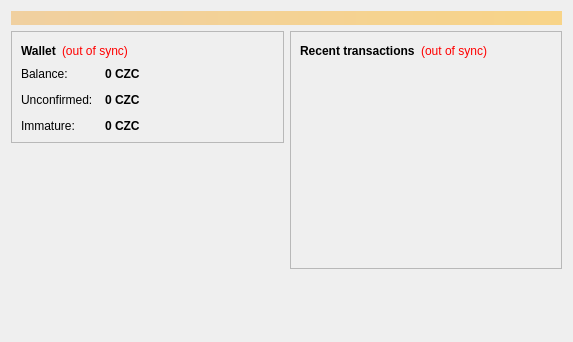
<?xml version="1.0" encoding="UTF-8"?>
<ui version="4.0">
 <class>OverviewPage</class>
 <widget class="QWidget" name="OverviewPage">
  <property name="geometry">
   <rect>
    <x>0</x>
    <y>0</y>
    <width>573</width>
    <height>342</height>
   </rect>
  </property>
  <property name="windowTitle">
   <string>Form</string>
  </property>
  <layout class="QVBoxLayout" name="topLayout">
   <item>
    <widget class="QLabel" name="labelAlerts">
     <property name="visible">
      <bool>false</bool>
     </property>
     <property name="styleSheet">
      <string notr="true">background-color: qlineargradient(x1: 0, y1: 0, x2: 1, y2: 0, stop:0 #F0D0A0, stop:1 #F8D488); color:#000000;</string>
     </property>
     <property name="wordWrap">
      <bool>true</bool>
     </property>
     <property name="margin">
      <number>3</number>
     </property>
    </widget>
   </item>
   <item>
    <layout class="QHBoxLayout" name="horizontalLayout" stretch="1,1">
     <item>
      <layout class="QVBoxLayout" name="verticalLayout_2">
       <item>
        <widget class="QFrame" name="frame">
         <property name="frameShape">
          <enum>QFrame::StyledPanel</enum>
         </property>
         <property name="frameShadow">
          <enum>QFrame::Raised</enum>
         </property>
         <layout class="QVBoxLayout" name="verticalLayout_4">
          <item>
           <layout class="QHBoxLayout" name="horizontalLayout_4">
            <item>
             <widget class="QLabel" name="label_5">
              <property name="font">
               <font>
                <weight>75</weight>
                <bold>true</bold>
               </font>
              </property>
              <property name="text">
               <string>Wallet</string>
              </property>
             </widget>
            </item>
            <item>
             <widget class="QLabel" name="labelWalletStatus">
              <property name="toolTip">
               <string>The displayed information may be out of date. Your wallet automatically synchronizes with the Chavezcoin network after a connection is established, but this process has not completed yet.</string>
              </property>
              <property name="styleSheet">
               <string notr="true">QLabel { color: red; }</string>
              </property>
              <property name="text">
               <string notr="true">(out of sync)</string>
              </property>
              <property name="alignment">
               <set>Qt::AlignLeading|Qt::AlignLeft|Qt::AlignVCenter</set>
              </property>
             </widget>
            </item>
            <item>
             <spacer name="horizontalSpacer_2">
              <property name="orientation">
               <enum>Qt::Horizontal</enum>
              </property>
              <property name="sizeHint" stdset="0">
               <size>
                <width>40</width>
                <height>20</height>
               </size>
              </property>
             </spacer>
            </item>
           </layout>
          </item>
          <item>
           <layout class="QFormLayout" name="formLayout_2">
            <property name="fieldGrowthPolicy">
             <enum>QFormLayout::AllNonFixedFieldsGrow</enum>
            </property>
            <property name="horizontalSpacing">
             <number>12</number>
            </property>
            <property name="verticalSpacing">
             <number>12</number>
            </property>
            <item row="0" column="0">
             <widget class="QLabel" name="label">
              <property name="text">
               <string>Balance:</string>
              </property>
             </widget>
            </item>
            <item row="0" column="1">
             <widget class="QLabel" name="labelBalance">
              <property name="font">
               <font>
                <weight>75</weight>
                <bold>true</bold>
               </font>
              </property>
              <property name="cursor">
               <cursorShape>IBeamCursor</cursorShape>
              </property>
              <property name="toolTip">
               <string>Your current balance</string>
              </property>
              <property name="text">
               <string notr="true">0 CZC</string>
              </property>
              <property name="textInteractionFlags">
               <set>Qt::LinksAccessibleByMouse|Qt::TextSelectableByKeyboard|Qt::TextSelectableByMouse</set>
              </property>
             </widget>
            </item>
            <item row="1" column="0">
             <widget class="QLabel" name="label_3">
              <property name="text">
               <string>Unconfirmed:</string>
              </property>
             </widget>
            </item>
            <item row="1" column="1">
             <widget class="QLabel" name="labelUnconfirmed">
              <property name="font">
               <font>
                <weight>75</weight>
                <bold>true</bold>
               </font>
              </property>
              <property name="cursor">
               <cursorShape>IBeamCursor</cursorShape>
              </property>
              <property name="toolTip">
               <string>Total of transactions that have yet to be confirmed, and do not yet count toward the current balance</string>
              </property>
              <property name="text">
               <string notr="true">0 CZC</string>
              </property>
              <property name="textInteractionFlags">
               <set>Qt::LinksAccessibleByMouse|Qt::TextSelectableByKeyboard|Qt::TextSelectableByMouse</set>
              </property>
             </widget>
            </item>
            <item row="2" column="0">
             <widget class="QLabel" name="labelImmatureText">
              <property name="text">
               <string>Immature:</string>
              </property>
             </widget>
            </item>
            <item row="2" column="1">
             <widget class="QLabel" name="labelImmature">
              <property name="font">
               <font>
                <weight>75</weight>
                <bold>true</bold>
               </font>
              </property>
              <property name="toolTip">
               <string>Mined balance that has not yet matured</string>
              </property>
              <property name="text">
               <string notr="true">0 CZC</string>
              </property>
              <property name="textInteractionFlags">
               <set>Qt::LinksAccessibleByMouse|Qt::TextSelectableByKeyboard|Qt::TextSelectableByMouse</set>
              </property>
             </widget>
            </item>
           </layout>
          </item>
         </layout>
        </widget>
       </item>
       <item>
        <spacer name="verticalSpacer">
         <property name="orientation">
          <enum>Qt::Vertical</enum>
         </property>
         <property name="sizeHint" stdset="0">
          <size>
           <width>20</width>
           <height>40</height>
          </size>
         </property>
        </spacer>
       </item>
      </layout>
     </item>
     <item>
      <layout class="QVBoxLayout" name="verticalLayout_3">
       <item>
        <widget class="QFrame" name="frame_2">
         <property name="frameShape">
          <enum>QFrame::StyledPanel</enum>
         </property>
         <property name="frameShadow">
          <enum>QFrame::Raised</enum>
         </property>
         <layout class="QVBoxLayout" name="verticalLayout">
          <item>
           <layout class="QHBoxLayout" name="horizontalLayout_2">
            <item>
             <widget class="QLabel" name="label_4">
              <property name="text">
               <string>&lt;b&gt;Recent transactions&lt;/b&gt;</string>
              </property>
             </widget>
            </item>
            <item>
             <widget class="QLabel" name="labelTransactionsStatus">
              <property name="toolTip">
               <string>The displayed information may be out of date. Your wallet automatically synchronizes with the Chavezcoin network after a connection is established, but this process has not completed yet.</string>
              </property>
              <property name="styleSheet">
               <string notr="true">QLabel { color: red; }</string>
              </property>
              <property name="text">
               <string notr="true">(out of sync)</string>
              </property>
              <property name="alignment">
               <set>Qt::AlignRight|Qt::AlignTrailing|Qt::AlignVCenter</set>
              </property>
             </widget>
            </item>
            <item>
             <spacer name="horizontalSpacer">
              <property name="orientation">
               <enum>Qt::Horizontal</enum>
              </property>
              <property name="sizeHint" stdset="0">
               <size>
                <width>40</width>
                <height>20</height>
               </size>
              </property>
             </spacer>
            </item>
           </layout>
          </item>
          <item>
           <widget class="QListView" name="listTransactions">
            <property name="styleSheet">
             <string notr="true">QListView { background: transparent; }</string>
            </property>
            <property name="frameShape">
             <enum>QFrame::NoFrame</enum>
            </property>
            <property name="verticalScrollBarPolicy">
             <enum>Qt::ScrollBarAlwaysOff</enum>
            </property>
            <property name="horizontalScrollBarPolicy">
             <enum>Qt::ScrollBarAlwaysOff</enum>
            </property>
            <property name="selectionMode">
             <enum>QAbstractItemView::NoSelection</enum>
            </property>
           </widget>
          </item>
         </layout>
        </widget>
       </item>
       <item>
        <spacer name="verticalSpacer_2">
         <property name="orientation">
          <enum>Qt::Vertical</enum>
         </property>
         <property name="sizeHint" stdset="0">
          <size>
           <width>20</width>
           <height>40</height>
          </size>
         </property>
        </spacer>
       </item>
      </layout>
     </item>
    </layout>
   </item>
  </layout>
 </widget>
 <resources/>
 <connections/>
</ui>
